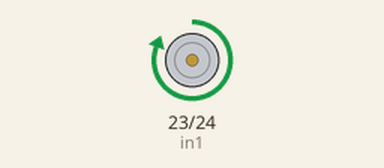
This program was run on a simulated Raspberry Pi (BCM pin numbers). Parts: motor-driver pin pairs drawn as motors (green arrow = first pin HIGH = forward, orange = second pin HIGH = backward, longer = more drive).

Above: at 1.0 s.
At 3.0 s:
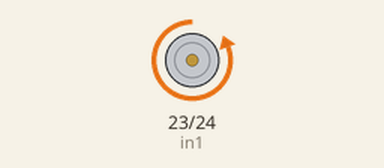
Timing chart, 0 to 5.2 s (numbered marks = the images above):
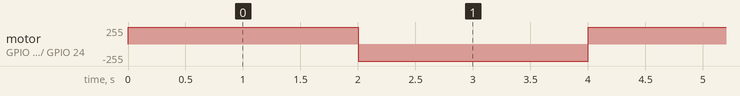

The program:

DC.py
```python
import RPi.GPIO as GPIO
import time
GPIO.setmode(GPIO.BCM)

in1 = 23
in2 = 24

GPIO.setup(in1, GPIO.OUT)
GPIO.setup(in2, GPIO.OUT)

while True:
    GPIO.output(in1, GPIO.HIGH)
    GPIO.output(in2, GPIO.LOW)
    time.sleep(2)
    GPIO.output(in1, GPIO.LOW)
    GPIO.output(in2, GPIO.HIGH)
    time.sleep(2)


    
```

Measured:
- by itself, motor on GPIO 23 (in1) / GPIO 24 (in2): alternates forward 255/255 for 2.0 s and backward 255/255 for 2.0 s
